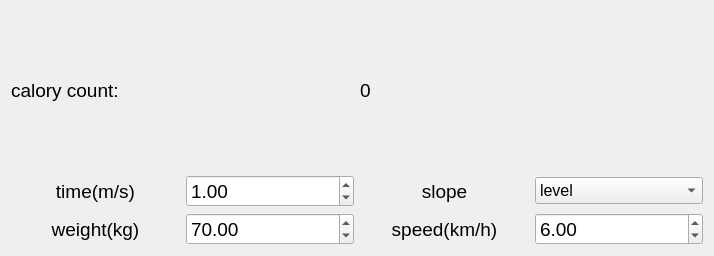
<?xml version="1.0" encoding="UTF-8"?>
<ui version="4.0">
 <class>Widget</class>
 <widget class="QWidget" name="Widget">
  <property name="geometry">
   <rect>
    <x>0</x>
    <y>0</y>
    <width>714</width>
    <height>256</height>
   </rect>
  </property>
  <property name="windowTitle">
   <string>Widget</string>
  </property>
  <layout class="QVBoxLayout" name="verticalLayout">
   <item>
    <layout class="QHBoxLayout" name="horizontalLayout_7">
     <item>
      <widget class="QLabel" name="label_5">
       <property name="font">
        <font>
         <pointsize>14</pointsize>
        </font>
       </property>
       <property name="text">
        <string>calory count: </string>
       </property>
      </widget>
     </item>
     <item>
      <widget class="QLabel" name="caloryCountLabel">
       <property name="font">
        <font>
         <pointsize>14</pointsize>
        </font>
       </property>
       <property name="text">
        <string>0</string>
       </property>
       <property name="alignment">
        <set>Qt::AlignLeading|Qt::AlignLeft|Qt::AlignVCenter</set>
       </property>
      </widget>
     </item>
    </layout>
   </item>
   <item>
    <layout class="QHBoxLayout" name="horizontalLayout_5">
     <item>
      <layout class="QHBoxLayout" name="horizontalLayout">
       <item>
        <widget class="QLabel" name="label">
         <property name="font">
          <font>
           <family>Arial</family>
           <pointsize>14</pointsize>
          </font>
         </property>
         <property name="layoutDirection">
          <enum>Qt::RightToLeft</enum>
         </property>
         <property name="text">
          <string>time(m/s)</string>
         </property>
         <property name="alignment">
          <set>Qt::AlignCenter</set>
         </property>
        </widget>
       </item>
       <item>
        <widget class="QDoubleSpinBox" name="time">
         <property name="font">
          <font>
           <pointsize>14</pointsize>
          </font>
         </property>
         <property name="maximum">
          <double>10000.000000000000000</double>
         </property>
         <property name="value">
          <double>1.000000000000000</double>
         </property>
        </widget>
       </item>
      </layout>
     </item>
     <item>
      <layout class="QHBoxLayout" name="horizontalLayout_4">
       <item>
        <widget class="QLabel" name="label_4">
         <property name="enabled">
          <bool>true</bool>
         </property>
         <property name="font">
          <font>
           <family>Arial</family>
           <pointsize>14</pointsize>
          </font>
         </property>
         <property name="layoutDirection">
          <enum>Qt::RightToLeft</enum>
         </property>
         <property name="text">
          <string>slope</string>
         </property>
         <property name="alignment">
          <set>Qt::AlignCenter</set>
         </property>
        </widget>
       </item>
       <item>
        <widget class="QComboBox" name="level">
         <property name="enabled">
          <bool>true</bool>
         </property>
         <property name="sizePolicy">
          <sizepolicy hsizetype="Preferred" vsizetype="Fixed">
           <horstretch>0</horstretch>
           <verstretch>0</verstretch>
          </sizepolicy>
         </property>
         <property name="font">
          <font>
           <pointsize>12</pointsize>
          </font>
         </property>
         <property name="mouseTracking">
          <bool>false</bool>
         </property>
         <property name="statusTip">
          <string/>
         </property>
         <property name="layoutDirection">
          <enum>Qt::LeftToRight</enum>
         </property>
         <property name="currentText">
          <string>level</string>
         </property>
         <item>
          <property name="text">
           <string>level</string>
          </property>
         </item>
        </widget>
       </item>
      </layout>
     </item>
    </layout>
   </item>
   <item>
    <layout class="QHBoxLayout" name="horizontalLayout_6">
     <item>
      <layout class="QHBoxLayout" name="horizontalLayout_2">
       <item>
        <widget class="QLabel" name="label_2">
         <property name="font">
          <font>
           <family>Arial</family>
           <pointsize>14</pointsize>
          </font>
         </property>
         <property name="layoutDirection">
          <enum>Qt::RightToLeft</enum>
         </property>
         <property name="text">
          <string>weight(kg)</string>
         </property>
         <property name="alignment">
          <set>Qt::AlignCenter</set>
         </property>
        </widget>
       </item>
       <item>
        <widget class="QDoubleSpinBox" name="weight">
         <property name="font">
          <font>
           <pointsize>14</pointsize>
          </font>
         </property>
         <property name="maximum">
          <double>10000.000000000000000</double>
         </property>
         <property name="value">
          <double>70.000000000000000</double>
         </property>
        </widget>
       </item>
      </layout>
     </item>
     <item>
      <layout class="QHBoxLayout" name="horizontalLayout_3">
       <item>
        <widget class="QLabel" name="label_3">
         <property name="font">
          <font>
           <family>Arial</family>
           <pointsize>14</pointsize>
          </font>
         </property>
         <property name="layoutDirection">
          <enum>Qt::RightToLeft</enum>
         </property>
         <property name="text">
          <string>speed(km/h)</string>
         </property>
         <property name="alignment">
          <set>Qt::AlignCenter</set>
         </property>
        </widget>
       </item>
       <item>
        <widget class="QDoubleSpinBox" name="speed">
         <property name="font">
          <font>
           <pointsize>14</pointsize>
          </font>
         </property>
         <property name="maximum">
          <double>10000.000000000000000</double>
         </property>
         <property name="value">
          <double>6.000000000000000</double>
         </property>
        </widget>
       </item>
      </layout>
     </item>
    </layout>
   </item>
  </layout>
 </widget>
 <resources/>
 <connections/>
</ui>
